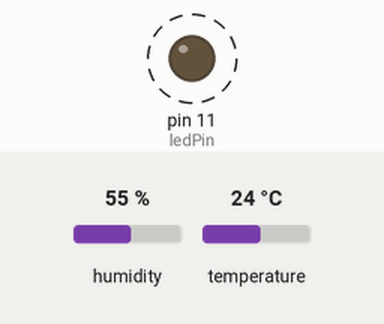
A sketch run on a simulated Arduino Uno, built with avr-gcc and run on an emulated ATmega328P. Shown: output pins drawn as LEDs (lit = HIGH). Dashed ring = blinking. Inputs (shaded band) come from the test bench; at power-on: temperature 24 °C, humidity 55 %. What the sketch prints to the serial monitor is not drawn.

Above: at 2.8 s.
2.9 s: temperature set to 28 °C
Timing chart, 0 to 14.9 s (numbered marks = the images above; inputs shaded):
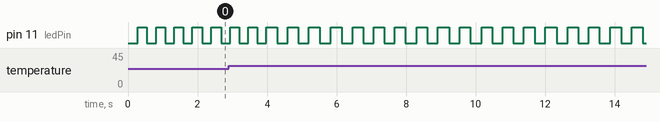

The sketch:

temp_and_light.ino
```cpp
#include "DHT.h"

#define DHTPIN 21
#define DHTTYPE DHT11
DHT dht(DHTPIN, DHTTYPE);
const int ledPin = 11;
int message_delay;
int time_since_blink;
int light_status;
int blink_rate;
int message_rate;
void setup() {
  Serial.begin(9600);
  Serial.println(F("DHTxx test!"));
  pinMode(ledPin, OUTPUT);
  digitalWrite(ledPin, LOW);
  dht.begin();

  message_delay=0;
  time_since_blink=0;
  light_status=0;
  blink_rate=101;
  message_rate=2000;
}

void loop() {
  // Wait a few seconds between measurements.
  delay(1);
  time_since_blink=time_since_blink+1;
  message_delay= message_delay+1;
  // Reading temperature or humidity takes about 250 milliseconds!
  // Sensor readings may also be up to 2 seconds 'old' (its a very slow sensor)
  float h = dht.readHumidity();
  // Read temperature as Celsius (the default)
  float t = dht.readTemperature();
  // Read temperature as Fahrenheit (isFahrenheit = true)
  float f = dht.readTemperature(true);

  // Check if any reads failed and exit early (to try again).
  if (isnan(h) || isnan(t) || isnan(f)) {
    Serial.println(F("Failed to read from DHT sensor!"));
    return;
  }

  // Compute heat index in Fahrenheit (the default)
  float hif = dht.computeHeatIndex(f, h);
  // Compute heat index in Celsius (isFahreheit = false)
  float hic = dht.computeHeatIndex(t, h, false);

  if (message_delay>message_rate){
    Serial.print(F("Humidity: "));
    Serial.print(h);
    Serial.print(F("%  Temperature: "));
    Serial.print(t);
    Serial.print(F("°C "));
    Serial.print(f);
    Serial.print(F("°F  Heat index: "));
    Serial.print(hic);
    Serial.print(F("°C "));
    Serial.print(hif);
    Serial.println(F("°F"));
    message_delay=0;
  }
  blink_rate=5000/((int)t);
  if (time_since_blink>blink_rate){
    time_since_blink=0;
    if (light_status==1){
      digitalWrite(ledPin, LOW);
      light_status=0;
    }else{
      digitalWrite(ledPin, HIGH);
      light_status=1;
      }
  }


}
```

Measured:
- by itself, pin 11 (ledPin): alternates HIGH for 0.30 s and LOW for 0.30 s
